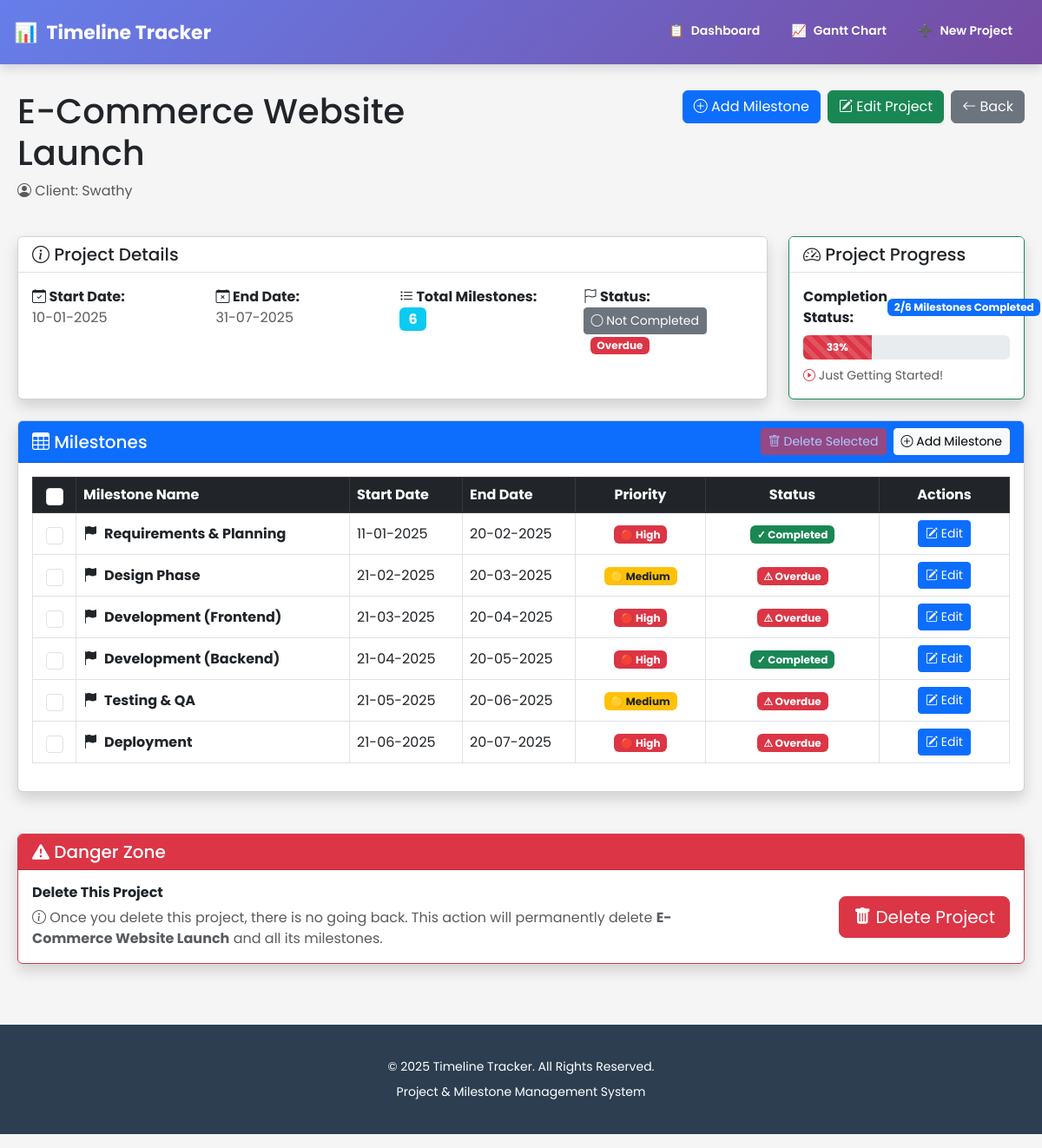
/project/7, run on the app's committed database.
### app.py (models this page shows, shortened)
class Project(db.Model):
    id = db.Column(db.Integer, primary_key=True)
    project_name = db.Column(db.String(200), nullable=False)
    client_name = db.Column(db.String(200), nullable=False)
    start_date = db.Column(db.Date, nullable=False)
    end_date = db.Column(db.Date, nullable=False)
    created_at = db.Column(db.DateTime, default=datetime.now())
    status = db.Column(db.String(20), default='Not Completed')
    milestones = db.relationship('Milestone', backref='project', lazy=True, cascade='all, delete-orphan')

class Milestone(db.Model):
    id = db.Column(db.Integer, primary_key=True)
    project_id = db.Column(db.Integer, db.ForeignKey('project.id'), nullable=False)
    milestone_name = db.Column(db.String(200), nullable=False)
    start_date = db.Column(db.Date, nullable=False)
    end_date = db.Column(db.Date, nullable=False)
    status = db.Column(db.String(50), default='Not Started')
    priority = db.Column(db.String(20), default='Medium')

### app.py (the view)
@app.route('/project/<int:project_id>')
def view_project(project_id):
    project = Project.query.get_or_404(project_id)
    today = datetime.now().date()
    completed_milestones_count = 0
    total_milestones = len(project.milestones)
    for milestone in project.milestones:
        actual_status = get_milestone_status(milestone, today)
        if milestone.status != actual_status:
            milestone.status = actual_status
        if actual_status == 'Completed':
            completed_milestones_count += 1
    db.session.commit()
    completion_percentage = 0
    if total_milestones > 0:
        completion_percentage = round((completed_milestones_count / total_milestones) * 100)
    return render_template('view_project.html',
        project=project,
        today=date.today(),
        completed_milestones=completed_milestones_count,
        total_milestones=total_milestones,
        completion_percentage=completion_percentage)

### app.py (called while the page is built)
def get_milestone_status(milestone, today=None):
    if today is None:
        today = datetime.now().date()
    if milestone.status == 'Completed':
        return 'Completed'
    if milestone.status == 'In Progress':
        if milestone.end_date < today:
            return 'Overdue'  # Overdue means end_date passed but not completed
        return 'In Progress'
    if today < milestone.start_date:
        return 'Not Started'  # Before start date
    elif today > milestone.end_date:
        return 'Overdue'  # After end date, not completed
    else:
        return 'In Progress'  # Between start and end date

### templates/view_project.html (shortened to what this page needs)
{% extends "base.html" %}
{% block content %}
<div class="row mb-4">
    <div class="col-md-6">
        <h1>{{ project.project_name }}</h1>
        <p class="text-muted"><i class="bi bi-person-circle"></i> Client: {{ project.client_name }}</p>
    </div>
    <div class="col-md-6 text-end d-flex justify-content-end align-items-start flex-wrap gap-2">
        <a href="/add-milestone/{{ project.id }}" class="btn btn-primary"><i class="bi bi-plus-circle"></i> Add Milestone</a>
        <a href="{{ url_for('edit_project', project_id=project.id) }}" class="btn btn-success"> <i class="bi bi-pencil-square"></i> Edit Project </a>
        <a href="/" class="btn btn-secondary"><i class="bi bi-arrow-left"></i> Back</a>
    </div>
</div>
<div class="row mb-4 g-4">
  <div class="col-12 col-md-8 col-lg-9">
    <div class="card shadow h-100">
      <div class="card-header bg-white text-dark border-bottom">
        <h5 class="mb-0"><i class="bi bi-info-circle"></i> Project Details</h5>
      </div>
      <div class="card-body">
        <div class="row g-3">
          <div class="col-md-3">
            <strong><i class="bi bi-calendar-check"></i> Start Date:</strong><br>
            <span class="text-muted">{{ project.start_date.strftime('%d-%m-%Y') }}</span>
          </div>
          <div class="col-md-3">
            <strong><i class="bi bi-calendar-x"></i> End Date:</strong><br>
            <span class="text-muted">{{ project.end_date.strftime('%d-%m-%Y') }}</span>
          </div>
          <div class="col-md-3">
            <strong><i class="bi bi-list-task"></i> Total Milestones:</strong><br>
            <span class="badge bg-info fs-6">{{ project.milestones|length }}</span>
          </div>
          <div class="col-md-3">
            <strong><i class="bi bi-flag"></i> Status:</strong><br>
            <form method="post" action="{{ url_for('toggle_status', project_id=project.id) }}" style="display:inline;">
              {% if project.status == "Completed" %}
                <button type="submit" class="btn btn-success btn-sm">
                  <i class="bi bi-check-circle"></i> Completed
                </button>
              {% else %}
                <button type="submit" class="btn btn-secondary btn-sm">
                  <i class="bi bi-circle"></i> Not Completed
                </button>
              {% endif %}
            </form>
            {% if project.status == "Overdue" %}
              <span class="badge bg-danger ms-2">Overdue</span>
            {% elif project.status == "In Progress" %}
              <span class="badge bg-warning text-dark ms-2">In Progress</span>
            {% elif project.status == "Not Started" %}
              <span class="badge bg-secondary ms-2">Not Started</span>
            {% endif %}
          </div>
        </div>
      </div>
    </div>
  </div>
  <div class="col-12 col-md-4 col-lg-3">
    <div class="card shadow h-100 border-success">
      <div class="card-header bg-white text-dark border-bottom">
        <h5 class="mb-0"><i class="bi bi-speedometer2"></i> Project Progress</h5>
      </div>
      <div class="card-body">
        <div class="d-flex justify-content-between align-items-center mb-2">
          <span class="fw-bold fs-6">Completion Status:</span>
          <span class="badge bg-primary">{{ completed_milestones }}/{{ total_milestones }} Milestones Completed</span>
        </div>
        <div class="progress" style="height: 28px;">
          <div class="progress-bar progress-bar-striped progress-bar-animated
            {% if completion_percentage == 100 %}bg-success
            {% elif completion_percentage >= 75 %}bg-info
            {% elif completion_percentage >= 50 %}bg-warning
            {% else %}bg-danger{% endif %}"
            role="progressbar"
            style="width: {{ completion_percentage }}%;"
            aria-valuenow="{{ completion_percentage }}"
            aria-valuemin="0"
            aria-valuemax="100">
            <strong>{{ completion_percentage }}%</strong>
          </div>
        </div>
        <div class="mt-2 text-muted small">
          {% if completion_percentage == 100 %}
            <i class="bi bi-check-circle-fill text-success"></i> Project Completed!
          {% elif completion_percentage >= 75 %}
            <i class="bi bi-hourglass-split text-info"></i> Almost There!
          {% elif completion_percentage >= 50 %}
            <i class="bi bi-hourglass text-warning"></i> Halfway Through!
          {% elif completion_percentage > 0 %}
            <i class="bi bi-play-circle text-danger"></i> Just Getting Started!
          {% else %}
            <i class="bi bi-exclamation-triangle text-danger"></i> No Milestones Completed Yet.
          {% endif %}
        </div>
      </div>
    </div>
  </div>
</div>
<div class="row mb-4">
    <div class="col-12">
        <div class="card shadow">
            <div class="card-header bg-primary text-white d-flex justify-content-between align-items-center">
                <h5 class="mb-0"><i class="bi bi-table"></i> Milestones</h5>
                <div class="d-flex gap-2">
                    <button type="button" class="btn btn-sm btn-danger" id="deleteSelectedBtn" disabled onclick="deleteSelected()">
                        <i class="bi bi-trash"></i> Delete Selected
                    </button>
                    <a href="/add-milestone/{{ project.id }}" class="btn btn-sm btn-light"><i class="bi bi-plus-circle"></i> Add Milestone</a>
                </div>
            </div>
            <div class="card-body">
                {% if project.milestones %}
                <form id="deleteMilestonesForm" method="post" action="/delete-milestones">
                    <div class="table-responsive">
                        <table class="table table-hover table-bordered align-middle">
                            <thead class="table-dark">
                                <tr>
                                    <th class="text-center" style="width:50px;">
                                        <input type="checkbox" id="selectAll" class="form-check-input" style="width: 20px; height: 20px;" onchange="toggleSelectAll(this)">
                                    </th>
                                    <th>Milestone Name</th>
                                    <th style="width: 130px;">Start Date</th>
                                    <th style="width: 130px;">End Date</th>
                                    <th style="width: 150px;" class="text-center">Priority</th>
                                    <th style="width: 200px;" class="text-center">Status</th>
                                    <th style="width: 150px;" class="text-center">Actions</th>
                                </tr>
                            </thead>
                            <tbody>
                                {% for milestone in project.milestones %}
                                <tr>
                                    <td class="text-center">
                                        <input type="checkbox" name="milestone_ids" value="{{ milestone.id }}"
                                               class="form-check-input milestone-checkbox"
                                               style="width: 20px; height: 20px;"
                                               onchange="updateDeleteButton()">
                                    </td>
                                    <td><strong><i class="bi bi-flag-fill me-2"></i>{{ milestone.milestone_name }}</strong></td>
                                    <td>{{ milestone.start_date.strftime('%d-%m-%Y') }}</td>
                                    <td>{{ milestone.end_date.strftime('%d-%m-%Y') }}</td>
                                    <td class="text-center">
                                        {% if milestone.priority == "High" %}
                                            <span class="badge bg-danger">🔴 High</span>
                                        {% elif milestone.priority == "Medium" %}
                                            <span class="badge bg-warning text-dark">🟡 Medium</span>
                                        {% elif milestone.priority == "Low" %}
                                            <span class="badge bg-success">🟢 Low</span>
                                        {% else %}
                                            <span class="badge bg-secondary">-</span>
                                        {% endif %}
                                    </td>
                                    <td class="text-center">
                                        {% set display_status = milestone.status %}
                                        {% if today > milestone.end_date and milestone.status != 'Completed' %}
                                            {% set display_status = 'Overdue' %}
                                        {% elif today < milestone.start_date and milestone.status == 'In Progress' %}
                                            {% set display_status = 'Not Started' %}
                                        {% endif %}
                                        <span class="badge {% if display_status == 'Completed' %}bg-success{% elif display_status == 'Overdue' %}bg-danger{% elif display_status == 'In Progress' %}bg-warning text-dark{% else %}bg-secondary{% endif %}">
                                            {% if display_status == 'Completed' %}✓ Completed{% elif display_status == 'Overdue' %}⚠ Overdue{% elif display_status == 'In Progress' %}In Progress{% else %}Not Started{% endif %}
                                        </span>
                                    </td>
                                    <td class="text-center">
                                        <a href="{{ url_for('edit_milestone', milestone_id=milestone.id) }}" class="btn btn-sm btn-primary">
                                            <i class="bi bi-pencil-square"></i> Edit
                                        </a>
                                    </td>
                                </tr>
                                {% endfor %}
                            </tbody>
                        </table>
                    </div>
                </form>
                {% endif %}
            </div>
        </div>
    </div>
</div>
<div class="row mt-5">
    <div class="col-12">
        <div class="card shadow border-danger">
            <div class="card-header bg-danger text-white">
                <h5 class="mb-0"><i class="bi bi-exclamation-triangle-fill"></i> Danger Zone</h5>
            </div>
            <div class="card-body">
                <div class="row align-items-center">
                    <div class="col-md-8">
                        <h6 class="mb-2"><strong>Delete This Project</strong></h6>
                        <p class="text-muted mb-0">
                            <i class="bi bi-info-circle"></i>
                            Once you delete this project, there is no going back. This action will permanently delete
                            <strong>{{ project.project_name }}</strong> and all its milestones.
                        </p>
                    </div>
                    <div class="col-md-4 text-end">
                        <a href="#" class="btn btn-danger btn-lg" onclick="showDeleteProjectModal('{{ project.id }}', '{{ project.project_name }}'); return false;">
                            <i class="bi bi-trash-fill"></i> Delete Project
                        </a>
                    </div>
                </div>
            </div>
        </div>
    </div>
</div>
{% endblock %}

### templates/base.html (style rules this page uses)
* { margin: 0; padding: 0; box-sizing: border-box; }
body { font-family: 'Poppins', sans-serif; background-color: #f5f5f5; }

### data on the page
Project: project_name "E-Commerce Website Launch", client_name "Swathy", start_date "10-01-2025", end_date "31-07-2025"
Milestone: milestone_name "Requirements & Planning", start_date "11-01-2025", end_date "20-02-2025", priority "🔴 High", status "✓ Completed"
Milestone: milestone_name "Design Phase", start_date "21-02-2025", end_date "20-03-2025", priority "🟡 Medium", shows "⚠ Overdue"
Milestone: milestone_name "Development (Frontend)", start_date "21-03-2025", end_date "20-04-2025", priority "🔴 High", shows "⚠ Overdue"
Milestone: milestone_name "Development (Backend)", start_date "21-04-2025", end_date "20-05-2025", priority "🔴 High", status "✓ Completed"
Milestone: milestone_name "Testing & QA", start_date "21-05-2025", end_date "20-06-2025", priority "🟡 Medium", shows "⚠ Overdue"
Milestone: milestone_name "Deployment", start_date "21-06-2025", end_date "20-07-2025", priority "🔴 High", shows "⚠ Overdue"

### other printed values
{{ project.milestones|length }} "6"
{{ completed_milestones }} "2"
{{ total_milestones }} "6"
{{ completion_percentage }} "33"
